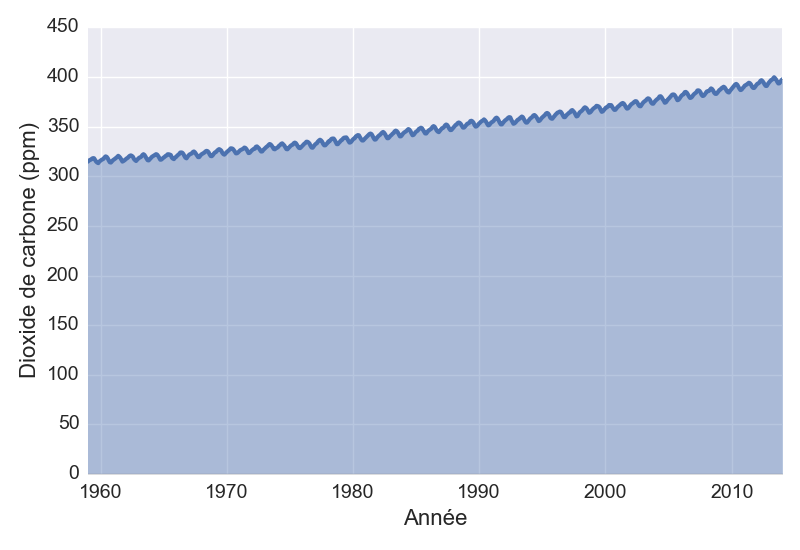

Generate this figure with Python:
import numpy as np
import matplotlib.pyplot as plt
import seaborn as sns

# Get data
co2 = np.genfromtxt("ftp://aftp.cmdl.noaa.gov/products/trends/co2/co2_mm_mlo.txt")

# Interpolate missing values
missing = co2[:, 3] < 0
co2[missing, 3] = np.interp(co2[missing, 2], co2[~missing, 2], co2[~missing, 3])

# Plot it!
plt.rcParams["axes.labelsize"] = 16
plt.rcParams["xtick.labelsize"] = 14
plt.rcParams["ytick.labelsize"] = 14
fig, ax = plt.subplots()
ax.fill_between(co2[:, 2], co2[:, 3], alpha=0.4)
ax.plot(co2[:, 2], co2[:, 3], lw=3)
ax.set_ylim((0, 450))
ax.set_xlim((1959, 2014))
ax.set_xlabel("Année")
ax.set_ylabel("Dioxide de carbone (ppm)")
plt.tight_layout()

plt.savefig("co2.png")
